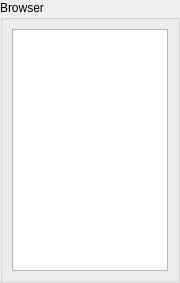
<?xml version="1.0" encoding="UTF-8"?>
<ui version="4.0">
 <class>FilteringView</class>
 <widget class="QWidget" name="FilteringView">
  <property name="geometry">
   <rect>
    <x>0</x>
    <y>0</y>
    <width>180</width>
    <height>283</height>
   </rect>
  </property>
  <property name="minimumSize">
   <size>
    <width>180</width>
    <height>0</height>
   </size>
  </property>
  <property name="windowTitle">
   <string>Music Control</string>
  </property>
  <layout class="QVBoxLayout" name="m_qVerticalLayoutRoot">
   <property name="leftMargin">
    <number>0</number>
   </property>
   <property name="topMargin">
    <number>0</number>
   </property>
   <property name="rightMargin">
    <number>0</number>
   </property>
   <property name="bottomMargin">
    <number>0</number>
   </property>
   <item>
    <widget class="QGroupBox" name="m_qGroupBoxBrowser">
     <property name="title">
      <string>Browser</string>
     </property>
     <layout class="QVBoxLayout" name="m_qVerticalLayoutBrowser">
      <item>
       <widget class="QTreeView" name="m_pTreeView"/>
      </item>
     </layout>
    </widget>
   </item>
  </layout>
 </widget>
 <resources/>
 <connections/>
</ui>
